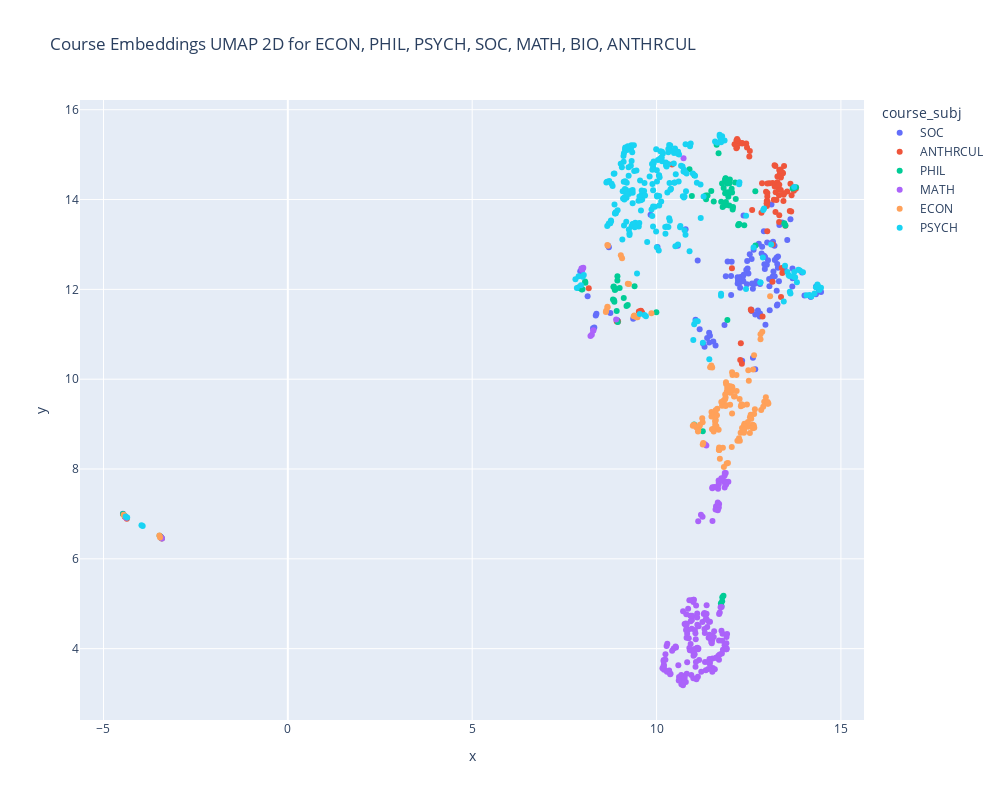

Here is the notebook cell this chart was saved with:
### Code cell
# Social sciences that could be interesting, relating to decision-making
umap_subset(['ECON', 'PHIL', 'PSYCH', 'SOC', 'MATH', 'BIO', 'ANTHRCUL'], 32)

### Figure 1 — Plotly figure (JSON) as saved in the notebook; plotly's stock layout.template omitted (floating-point values rounded to 4 significant figures; data arrays with more than 128 entries replaced by an {"elided": "..."} marker saying what was removed)
{"data": [{"customdata": [["SOC 100.0"], ["SOC 102.0"], ["SOC 105.0"], ["SOC 122.0"], ["SOC 208.0"], ["SOC 210.0"], ["SOC 218.0"], ["SOC 221.0"], ["SOC 223.0"], ["SOC 225.0"], ["SOC 240.0"], ["SOC 261.0"], ["SOC 295.0"], ["SOC 300.0"], ["SOC 302.0"], ["SOC 303.0"], ["SOC 305.0"], ["SOC 310.0"], ["SOC 315.0"], ["SOC 320.0"], ["SOC 321.0"], ["SOC 324.0"], ["SOC 325.0"], ["SOC 326.0"], ["SOC 345.0"], ["SOC 354.0"], ["SOC 392.0"], ["SOC 394.0"], ["SOC 396.0"], ["SOC 397.0"], ["SOC 408.0"], ["SOC 422.0"], ["SOC 447.0"], ["SOC 451.0"], ["SOC 460.0"], ["SOC 465.0"], ["SOC 475.0"], ["SOC 495.0"], ["SOC 498.0"], ["SOC 500.0"], ["SOC 505.0"], ["SOC 507.0"], ["SOC 510.0"], ["SOC 523.0"], ["SOC 527.0"], ["SOC 542.0"], ["SOC 547.0"], ["SOC 580.0"], ["SOC 595.0"], ["SOC 653.0"], ["SOC 682.0"], ["SOC 695.0"], ["SOC 696.0"], ["SOC 895.0"], ["SOC 899.0"], ["SOC 990.0"], ["SOC 993.0"], ["SOC 995.0"], ["SOC 100.0"], ["SOC 105.0"], ["SOC 122.0"], ["SOC 210.0"], ["SOC 216.0"], ["SOC 218.0"], ["SOC 221.0"], ["SOC 223.0"], ["SOC 225.0"], ["SOC 251.0"], ["SOC 260.0"], ["SOC 270.0"], ["SOC 295.0"], ["SOC 300.0"], ["SOC 302.0"], ["SOC 303.0"], ["SOC 305.0"], ["SOC 310.0"], ["SOC 320.0"], ["SOC 321.0"], ["SOC 323.0"], ["SOC 324.0"], ["SOC 325.0"], ["SOC 326.0"], ["SOC 330.0"], ["SOC 331.0"], ["SOC 344.0"], ["SOC 368.0"], ["SOC 379.0"], ["SOC 394.0"], ["SOC 395.0"], ["SOC 396.0"], ["SOC 398.0"], ["SOC 404.0"], ["SOC 408.0"], ["SOC 418.0"], ["SOC 426.0"], ["SOC 428.0"], ["SOC 445.0"], ["SOC 468.0"], ["SOC 471.0"], ["SOC 475.0"], ["SOC 476.0"], ["SOC 495.0"], ["SOC 497.0"], ["SOC 499.0"], ["SOC 503.0"], ["SOC 506.0"], ["SOC 509.0"], ["SOC 522.0"], ["SOC 575.0"], ["SOC 580.0"], ["SOC 595.0"], ["SOC 610.0"], ["SOC 612.0"], ["SOC 620.0"], ["SOC 624.0"], ["SOC 630.0"], ["SOC 634.0"], ["SOC 695.0"], ["SOC 696.0"], ["SOC 711.0"], ["SOC 717.0"], ["SOC 785.0"], ["SOC 786.0"], ["SOC 899.0"], ["SOC 988.0"], ["SOC 990.0"], ["SOC 993.0"], ["SOC 995.0"]], "hovertemplate": "<b>%{hovertext}</b><br><br>course_subj=SOC<br>x=%{x}<br>y=%{y}<br>course_code=%{customdata[0]}<extra></extra>", "hovertext": ["Introduction to Sociology", "Introduction to Sociology: Special Topics: Gender, Sexuality, and Religion", "First Year Seminar in Sociology: Understanding Social Problems through Memoirs", "Intergroup Dialogues", "Terrorism, Torture, and Violence", "Introduction to Statistics for Social Science", "Foundations of Intergroup Relations", "Unequal America: Understanding Social Inequality", "Sexual Citizenship", "Project Community: Sociology in Action", "America in Decline: From the Kennedys to the Kardashians", "Policing, Power, and Protest in the United States", "Topics in Sociology: Health Inequalities", "Sociological Principles and Problems", "Health and Society: An Introduction to Sociology", "Race and Ethnic Relations", "Introduction to Sociological Theory", "Sociological Research Methods", "Economic Sociology: Money, Markets, and Power", "Processes of Intergroup Dialogues Facilitation", "Practicum in Facilitating Intergroup Dialogues", "Advanced Practicum in Intergroup Relations", "Project Community Advanced Practicum", "Theories and Practices for Community Action and Social Change", "Sociology of Sexualities", "Law and Society", "Russia and the Soviet Union: Reform, Revolution, and the Socialist Experiment: Russia and the Soviet Union: Reform, Revolution, and the Socialist Experiment", "Undergraduate Research", "Undergraduate Internship", "Sociology Opportunities for Undergraduate Leaders I", "Restorative Justice, Decarceration, Abolition: From Theory to Practice", "Sociology of Latin America", "Sociology of Gender", "Women, Inequality, and Work", "Social Change: Economic Globalization", "Sociology of Deviance: From Sin to Sickness: From Sin to Sickness", "Health, Medicine, and Society", "Topics in Sociology: Race and Sexuality", "Honors: Data Collection and Analysis", "Orientation Seminar", "Theories and Practices of Sociology", "Logics and Strategies of Sociological Research Inquiry", "Statistics", "Practicum in Qualitative Research Methods II", "Social Scientific Studies of Historical and Contemporary China", "Quantitative Methods I: Longitudinal Analysis", "Gender and Sexuality", "Topics in Disability Studies", "Topics in Sociology: Interdisciplinary Committee on Organizational Studies", "Sociology of Law", "Advanced Social Psychology", "Directed Research", "Directed Reading", "Special Seminars: Interdisciplinary Committee on Organizational Studies", "Responsible Conduct of Research", "Dissertation/Precandidate", "Graduate Student Instructor Training Program", "Dissertation/Candidate", "Introduction to Sociology", "First Year Seminar in Sociology: Families in the US", "Intergroup Dialogues", "Introduction to Statistics for Social Science", "Thinking Class: Inequality in Media, Bodies, Environment, and More", "Foundations of Intergroup Relations", "Unequal America: Understanding Social Inequality", "Sexual Citizenship", "Project Community: Sociology in Action", "Computational Social Sciences", "Tipping Points, Bandwagons and Cascades: From Individual Behavior to Social Dynamics", "Gender and the Law", "Topics in Sociology: Race in Science and Medicine", "Sociological Principles and Problems", "Health and Society: An Introduction to Sociology", "Race and Ethnic Relations", "Introduction to Sociological Theory", "Sociological Research Methods", "Processes of Intergroup Dialogues Facilitation", "Practicum in Facilitating Intergroup Dialogues", "African American Social Thought", "Advanced Practicum in Intergroup Relations", "Project Community Advanced Practicum", "Theories and Practices for Community Action and Social Change", "Population Problems", "The Politics of Data", "Sociology of Families", "Criminology", "Sports, Politics, and Society", "Undergraduate Research", "Independent Study", "Undergraduate Internship", "Sociology Opportunities for Undergraduate Leaders II", "Latinas/os in the U. S.: Social Problems and Social Issues", "Restorative Justice, Decarceration, Abolition: From Theory to Practice", "Organizational Culture", "Gender and Family in East Asia", "Contemporary China", "Diagnosis, Sex, and Society", "Crime and Justice: Inside-Out Prison Exchange Course", "IGR Senior Capstone: Social Justice in the Real World", "Health, Medicine, and Society", "Sociology of Bioethics", "Topics in Sociology: Culture and Cognition", "Honors: Proposal Writing", "Honors: Thesis Writing", "The Sociology of Race, Ethnicity, and Immigration", "Theory and Practice", "DuBoisian, Postcolonial and Decolonial Theories", "Practicum in Qualitative Research Methods", "Sociology of Health and Health Care", "Topics in Disability Studies", "Topics in Sociology: Genocides in Theory and Practice", "Statistical Methods", "Applied Sampling: Methods of Survey Sampling", "Professional Writing for Sociologists", "Spatial Data Analysis for Social Science", "Research Methods in Population and Human Ecology", "The Urban Ethnographic Tradition: Theory, Method, Standpoint", "Directed Research", "Directed Reading", "Questionnaire Design and Evaluation", "Methods and Theory of Sample Design", "Group Processes", "Research Design in Social Psychology", "Responsible Conduct of Research", "Advanced Seminars in Social Psychology: Advanced Statistical Methods", "Dissertation/Precandidate", "Graduate Student Instructor Training Program", "Dissertation/Candidate"], "legendgroup": "SOC", "marker": {"color": "#636efa", "symbol": "circle"}, "mode": "markers", "name": "SOC", "orientation": "v", "showlegend": true, "textposition": "top center", "type": "scatter", "x": [12.35, 13.11, 13.32, 14.46, 13.33, 11.43, 13.74, 13.26, 12.92, 12.65, 12.61, 13.29, 12.99, 12.31, 12.46, 13.69, 12.49, 12.2, 12.32, 14.33, 14.18, 14.38, 12.59, 12.8, 13.0, 13.14, 13.12, 8.35, 8.277, 12.45, 13.14, 13.63, 12.86, 12.95, 12.68, 13.2, 12.94, 13.16, 12.2, 8.747, 12.43, 12.02, 11.43, 11.93, 12.57, 9.837, 12.77, 13.25, 9.366, 12.94, 10.79, 7.98, 7.987, 12.02, 8.706, -4.472, 8.947, -3.448, 12.28, 12.8, 14.4, 11.37, 13.26, 13.69, 13.28, 12.91, 12.69, 11.84, 13.07, 13.02, 13.27, 12.33, 12.53, 13.29, 12.26, 12.21, 14.33, 14.18, 13.68, 14.32, 12.71, 12.77, 12.8, 11.54, 12.75, 13.2, 12.58, 8.369, 8.13, 8.312, 12.61, 13.54, 13.05, 11.12, 12.68, 12.58, 12.91, 13.06, 14.01, 12.85, 12.36, 12.36, 12.21, 12.27, 13.47, 12.22, 12.47, 12.04, 12.63, 13.21, 13.41, 11.45, 11.26, 11.88, 11.6, 11.3, 13.17, 7.93, 7.984, 11.06, 11.17, 13.94, 10.57, 8.688, 10.03, -4.421, 8.936, -3.439], "xaxis": "x", "y": [12.18, 13.03, 12.18, 11.94, 13.43, 11.03, 12.26, 11.64, 12.56, 12.12, 10.48, 12.48, 12.55, 12.26, 12.63, 12.46, 12.36, 12.27, 10.41, 12.06, 11.83, 12.04, 12.13, 12.12, 13.04, 12.28, 13.89, 11.42, 11.14, 12.12, 12.18, 13.56, 12.95, 11.21, 10.22, 12.97, 12.72, 13.06, 12.13, 11.47, 12.43, 12.3, 10.81, 12.62, 11.55, 13.66, 13.02, 12.7, 11.34, 12.45, 13.34, 12.46, 12.44, 11.87, 12.94, 7.002, 11.3, 6.491, 12.27, 11.46, 11.96, 10.92, 11.97, 12.25, 11.66, 12.75, 12.15, 11.2, 11.53, 12.65, 12.56, 12.27, 12.78, 12.73, 12.16, 12.19, 12.06, 11.83, 12.06, 11.89, 12.18, 12.15, 11.4, 10.84, 11.53, 12.29, 12.68, 11.46, 11.85, 11.15, 12.01, 13.1, 12.23, 12.64, 11.44, 11.52, 13.29, 12.07, 11.86, 12.8, 13.65, 12.33, 12.23, 12.04, 12.46, 12.23, 12.46, 12.62, 12.88, 12.65, 13.49, 10.97, 10.8, 12.29, 10.75, 10.72, 12.4, 12.4, 12.44, 11.32, 11.11, 12.38, 12.97, 12.97, 12.94, 6.951, 11.31, 6.482], "yaxis": "y"}, {"customdata": [["ANTHRCUL 101.0"], ["ANTHRCUL 158.0"], ["ANTHRCUL 222.0"], ["ANTHRCUL 237.0"], ["ANTHRCUL 249.0"], ["ANTHRCUL 298.0"], ["ANTHRCUL 299.0"], ["ANTHRCUL 319.0"], ["ANTHRCUL 325.0"], ["ANTHRCUL 327.0"], ["ANTHRCUL 330.0"], ["ANTHRCUL 335.0"], ["ANTHRCUL 346.0"], ["ANTHRCUL 348.0"], ["ANTHRCUL 352.0"], ["ANTHRCUL 357.0"], ["ANTHRCUL 359.0"], ["ANTHRCUL 374.0"], ["ANTHRCUL 437.0"], ["ANTHRCUL 446.0"], ["ANTHRCUL 450.0"], ["ANTHRCUL 458.0"], ["ANTHRCUL 464.0"], ["ANTHRCUL 471.0"], ["ANTHRCUL 497.0"], ["ANTHRCUL 499.0"], ["ANTHRCUL 501.0"], ["ANTHRCUL 526.0"], ["ANTHRCUL 558.0"], ["ANTHRCUL 576.0"], ["ANTHRCUL 652.0"], ["ANTHRCUL 658.0"], ["ANTHRCUL 748.0"], ["ANTHRCUL 750.0"], ["ANTHRCUL 759.0"], ["ANTHRCUL 770.0"], ["ANTHRCUL 777.0"], ["ANTHRCUL 797.0"], ["ANTHRCUL 830.0"], ["ANTHRCUL 957.0"], ["ANTHRCUL 958.0"], ["ANTHRCUL 959.0"], ["ANTHRCUL 990.0"], ["ANTHRCUL 993.0"], ["ANTHRCUL 995.0"], ["ANTHRCUL 101.0"], ["ANTHRCUL 226.0"], ["ANTHRCUL 244.0"], ["ANTHRCUL 256.0"], ["ANTHRCUL 272.0"], ["ANTHRCUL 298.0"], ["ANTHRCUL 342.0"], ["ANTHRCUL 350.0"], ["ANTHRCUL 353.0"], ["ANTHRCUL 356.0"], ["ANTHRCUL 357.0"], ["ANTHRCUL 370.0"], ["ANTHRCUL 406.0"], ["ANTHRCUL 409.0"], ["ANTHRCUL 435.0"], ["ANTHRCUL 445.0"], ["ANTHRCUL 449.0"], ["ANTHRCUL 454.0"], ["ANTHRCUL 458.0"], ["ANTHRCUL 498.0"], ["ANTHRCUL 499.0"], ["ANTHRCUL 502.0"], ["ANTHRCUL 527.0"], ["ANTHRCUL 541.0"], ["ANTHRCUL 542.0"], ["ANTHRCUL 547.0"], ["ANTHRCUL 548.0"], ["ANTHRCUL 558.0"], ["ANTHRCUL 572.0"], ["ANTHRCUL 577.0"], ["ANTHRCUL 629.0"], ["ANTHRCUL 647.0"], ["ANTHRCUL 648.0"], ["ANTHRCUL 654.0"], ["ANTHRCUL 658.0"], ["ANTHRCUL 759.0"], ["ANTHRCUL 777.0"], ["ANTHRCUL 797.0"], ["ANTHRCUL 830.0"], ["ANTHRCUL 957.0"], ["ANTHRCUL 958.0"], ["ANTHRCUL 959.0"], ["ANTHRCUL 990.0"], ["ANTHRCUL 993.0"], ["ANTHRCUL 995.0"]], "hovertemplate": "<b>%{hovertext}</b><br><br>course_subj=ANTHRCUL<br>x=%{x}<br>y=%{y}<br>course_code=%{customdata[0]}<extra></extra>", "hovertext": ["Introduction to Anthropology", "First Year Seminar in Anthropology: Native Andeans today", "The Comparative Study of Cultures", "Digital Futures: Media Technologies and Social Transformation Around the World", "Sound, Music, and Noise", "Topics in Sociocultural Anthropology: Oceans: Life and Culture", "Topics in Linguistic Anthropology: Language and Popular Culture", "Latin American Society and Culture: Issues in Race & Ethnicity", "Childbirth & Culture", "Critical Theory in Medicine and Healing", "Culture, Thought, and Meaning", "Medical Anthropologies of Kinship, Relatedness, and the Human", "Latin America: The Colonial Period: Issues in Race & Ethnicity", "Anthropology of Islam", "Anthropology of the Body", "Seminar in Sociocultural Anthropology: Confronting Inequality", "Ethnographic Methods", "Language and Culture", "Afterlives of Conviction", "Sex and the City: Urban Geography and Sexual Locations", "Anthropologies of Insurgency: Bandits, Rebels and Freedom Fighters", "Topics in Sociocultural and Linguistic Anthropology: Suspicion, Surveillance, and Paranoia: Anthropological Perspectives", "Language, Culture, and Society in South Asia", "Face-to-Face Interaction", "Honors in Sociocultural and Linguistic Anthropology", "Undergraduate Reading and Research in Anthropology", "Social Scientific Studies of Historical and Contemporary China", "Socio-Cultural Theory I", "Current Issues in Sociocultural Anthropology: Ethnography Beyond the Human", "Introduction to Linguistic Anthropology", "Ethnographic Writing", "Special Topics in Sociocultural Anthropology: Fairness & (In)Equality", "Seminar in Anthropology and History II", "Current Developments in Anthropological Theory: Rappaport Lecture Series: Bananapocalypse! Un/making Plantation Capitalism", "Sociocultural Workshop", "First Year Graduate Proseminar in Anthropology", "Linguistic Anthropology Laboratory", "Sociocultural Laboratory", "Anthropology and History Workshop/Reading Group", "Research Practicum in Anthropology", "Anthropological Research", "Survey of Literature on Selected Topics", "Dissertation/Precandidate", "Graduate Student Instructor Training Program", "Dissertation/Candidate", "Introduction to Anthropology", "Introduction to Historical Anthropology", "Introduction to Medical Anthropology: Systems of Health and Healing", "Culture, Adaptation, and Environment", "Language in Society: Words Matter", "Topics in Sociocultural Anthropology: Anthropology of Mental Health: Ethics, Politics, and Social Determinants", "Nature/Culture Now!", "Corporations and Democracy", "Urban Ethnography and the Black Experience", "Topics in Sociocultural Anthropology: Gender and Immigration: Identity, Race, and Place", "Seminar in Sociocultural Anthropology: Languages and Latinidades", "Language and Discrimination: Language as Social Statement", "Urban Asia in the Twenty-First Century", "Peoples and Cultures of the Near East and North Africa", "Anthropology of Resentment", "Cultural Anthropology Mini-Course: Fighting for Human Rights", "Energy Matters: Environment, Culture, Power, and the Oil State", "What is Marriage?: Histories and Structures of Marital Institutions", "Topics in Sociocultural and Linguistic Anthropology: Ethnographic Film-making", "Honors in Sociocultural and Linguistic Anthropology", "Undergraduate Reading and Research in Anthropology", "Humanistic Studies of Historical and Contemporary China", "Socio-Cultural Theory II", "Environmental Anthropology", "Viscerality, Matter, and the Senses", "Energy Matters: Environment, Culture, Power, Oil and the State", "Theory and Practice in Medical Anthropology", "Current Issues in Sociocultural Anthropology: Corporations, States, Markets", "Introduction to Sociolinguistics", "Language as Social Action", "Qualitative Research Methods and Grantwriting", "Sexological Theory", "Seminar in Anthropology and History I", "Performance and Performativity", "Special Topics in Sociocultural Anthropology: Knowledge/Power/Practice in Science, Technology, and Medicine", "Sociocultural Workshop", "Linguistic Anthropology Laboratory", "Sociocultural Laboratory", "Anthropology and History Workshop/Reading Group", "Research Practicum in Anthropology", "Anthropological Research", "Survey of Literature on Selected Topics", "Dissertation/Precandidate", "Graduate Student Instructor Training Program", "Dissertation/Candidate"], "legendgroup": "ANTHRCUL", "marker": {"color": "#EF553B", "symbol": "circle"}, "mode": "markers", "name": "ANTHRCUL", "orientation": "v", "showlegend": true, "textposition": "top center", "type": "scatter", "x": [13.32, 13.54, 13.32, 13.0, 12.52, 13.28, 12.18, 13.65, 12.99, 12.99, 13.2, 13.01, 13.61, 13.23, 12.97, 13.38, 13.15, 12.16, 13.14, 13.15, 13.33, 13.25, 12.26, 12.12, 13.37, 8.161, 12.57, 13.28, 13.23, 12.32, 13.01, 13.44, 13.36, 13.78, 12.04, 13.37, 12.43, 13.22, 13.36, 13.33, 9.52, 9.573, -4.366, 8.92, -3.415, 13.45, 13.46, 12.99, 13.74, 12.17, 12.84, 13.18, 12.31, 13.41, 13.49, 12.53, 12.32, 12.29, 13.32, 13.39, 13.34, 13.66, 12.87, 13.06, 13.43, 13.36, 12.56, 13.37, 13.63, 13.0, 13.72, 12.99, 12.27, 12.21, 12.18, 13.42, 13.0, 13.33, 12.86, 12.59, 10.42, 12.45, 13.2, 13.46, 13.34, 9.609, 9.575, -4.419, 8.956, -3.454], "xaxis": "x", "y": [14.23, 14.18, 14.09, 14.07, 14.96, 14.51, 15.16, 13.73, 13.97, 13.86, 14.29, 13.95, 13.75, 13.72, 14.18, 11.83, 14.37, 15.14, 12.17, 13.0, 13.65, 13.99, 15.25, 15.23, 14.59, 12.02, 11.53, 14.39, 14.16, 15.26, 14.14, 13.97, 14.53, 14.24, 12.47, 14.49, 15.25, 14.74, 14.63, 14.66, 11.51, 11.52, 6.894, 11.29, 6.455, 14.11, 14.14, 13.91, 14.26, 15.31, 13.7, 14.0, 10.35, 12.36, 13.42, 15.08, 15.25, 10.8, 13.5, 12.48, 14.55, 14.1, 11.39, 14.36, 14.59, 14.67, 11.55, 14.21, 14.35, 14.36, 14.19, 13.91, 10.43, 15.31, 15.35, 14.6, 13.29, 14.33, 14.36, 13.77, 14.78, 15.16, 14.77, 14.75, 14.63, 11.48, 11.52, 6.937, 11.28, 6.489], "yaxis": "y"}, {"customdata": [["PHIL 101.0"], ["PHIL 110.0"], ["PHIL 183.0"], ["PHIL 196.0"], ["PHIL 215.0"], ["PHIL 230.0"], ["PHIL 250.0"], ["PHIL 288.0"], ["PHIL 298.0"], ["PHIL 303.0"], ["PHIL 310.0"], ["PHIL 340.0"], ["PHIL 343.0"], ["PHIL 345.0"], ["PHIL 355.0"], ["PHIL 356.0"], ["PHIL 361.0"], ["PHIL 375.0"], ["PHIL 383.0"], ["PHIL 391.0"], ["PHIL 393.0"], ["PHIL 399.0"], ["PHIL 401.0"], ["PHIL 417.0"], ["PHIL 425.0"], ["PHIL 442.0"], ["PHIL 458.0"], ["PHIL 463.0"], ["PHIL 481.0"], ["PHIL 498.0"], ["PHIL 499.0"], ["PHIL 529.0"], ["PHIL 560.0"], ["PHIL 576.0"], ["PHIL 578.0"], ["PHIL 590.0"], ["PHIL 596.0"], ["PHIL 597.0"], ["PHIL 598.0"], ["PHIL 599.0"], ["PHIL 600.0"], ["PHIL 601.0"], ["PHIL 697.0"], ["PHIL 990.0"], ["PHIL 993.0"], ["PHIL 995.0"], ["PHIL 998.0"], ["PHIL 101.0"], ["PHIL 183.0"], ["PHIL 196.0"], ["PHIL 215.0"], ["PHIL 289.0"], ["PHIL 305.0"], ["PHIL 342.0"], ["PHIL 345.0"], ["PHIL 355.0"], ["PHIL 361.0"], ["PHIL 362.0"], ["PHIL 376.0"], ["PHIL 380.0"], ["PHIL 392.0"], ["PHIL 395.0"], ["PHIL 397.0"], ["PHIL 399.0"], ["PHIL 413.0"], ["PHIL 421.0"], ["PHIL 440.0"], ["PHIL 475.0"], ["PHIL 482.0"], ["PHIL 485.0"], ["PHIL 499.0"], ["PHIL 517.0"], ["PHIL 535.0"], ["PHIL 558.0"], ["PHIL 590.0"], ["PHIL 596.0"], ["PHIL 598.0"], ["PHIL 599.0"], ["PHIL 600.0"], ["PHIL 611.0"], ["PHIL 990.0"], ["PHIL 991.0"], ["PHIL 995.0"], ["PHIL 998.0"]], "hovertemplate": "<b>%{hovertext}</b><br><br>course_subj=PHIL<br>x=%{x}<br>y=%{y}<br>course_code=%{customdata[0]}<extra></extra>", "hovertext": ["Introduction to Philosophy", "Introduction to Ethics", "Critical Reasoning", "First Year Seminar: Life, the Universe, and Everything", "Practicing Ethics", "Introduction to Buddhism", "Changing the World", "Ancient Greek and Roman Philosophy", "Topics in Philosophy: Intro to Feminist Philosophy", "Introduction to Symbolic Logic", "Topics in Literature and Philosophy: Rights and Races", "Minds and Machines", "Introduction to Rational Choice Theory", "Language and Mind", "Contemporary Moral Problems", "Issues in Bioethics", "Ethics", "Nietzsche's Philosophical Thought", "Knowledge and Reality", "Plato", "Post-Aristotelian Philosophy", "Independent Study", "Undergraduate Honors Seminar", "Logic, Computation, and Learning", "Philosophy of Biology", "Topics in Political Philosophy", "Philosophy of Kant", "Topics in the History of Philosophy: Nineteenth-Century German and European Intellectual History", "Metaphysics", "Senior Honors in Philosophy", "Senior Honors in Philosophy", "Indigenous Sustainability and Environmental Justice", "Topics in Philosophy of Science", "Topics in Social-Political Philosophy", "Topics in Philosophy of Law", "Graduate Intensive Study", "Reading Course", "Proseminar", "Independent Literature Survey", "Doss Reading Course", "Advanced Studies", "Seminar in Epistemology", "Candidacy Seminar", "Dissertation/Precandidate", "Graduate Student Instructor Training Program", "Dissertation/Candidate", "Curricular Practical Project", "Introduction to Philosophy", "Critical Reasoning", "First Year Seminar: \"Prove Me Wrong\"", "Practicing Ethics", "Descartes to Kant", "Introduction to Formal Philosophical Methods", "Introduction to Theory of Choice in Groups", "Language and Mind", "Contemporary Moral Problems", "Ethics", "Data and the Just Society", "Environmental Ethics-Living Well with Nature", "Philosophical Perspectives", "Aristotle", "Arabic Philosophy", "Topics in Philosophy: Comparing Buddhist & European Philosophy", "Independent Study", "Formal Philosophical Methods", "Philosophy of Emerging Technology", "Philosophy of Film", "Topics in 20th Century Philosophy", "Philosophy of Mind", "Philosophy of Action", "Senior Honors in Philosophy", "Topics in the History of Philosophy: Stoicism", "Topics in Metaphysics: Contemporary Metaphysics", "Topics in Philosophy of Mathematics: Mathematical Understanding & Mathematical Practice", "Graduate Intensive Study", "Reading Course", "Independent Literature Survey", "Doss Reading Course", "Advanced Studies", "Seminar in Current Philosophy: Trust (& distrust & related notions)", "Dissertation/Precandidate", "Responsible Conduct of Research and Scholarship", "Dissertation/Candidate", "Curricular Practical Project"], "legendgroup": "PHIL", "marker": {"color": "#00cc96", "symbol": "circle"}, "mode": "markers", "name": "PHIL", "orientation": "v", "showlegend": true, "textposition": "top center", "type": "scatter", "x": [11.86, 11.88, 10.96, 11.78, 11.33, 12.13, 13.78, 11.95, 12.38, 11.78, 13.47, 11.02, 11.25, 11.63, 13.49, 12.07, 11.97, 11.97, 11.85, 12.06, 12.05, 7.972, 11.93, 11.81, 12.15, 12.23, 11.91, 12.0, 11.87, 8.999, 8.937, 13.73, 11.98, 12.21, 9.11, 9.218, 7.893, 8.919, 8.83, 8.869, 8.061, 11.99, 8.855, -4.429, 8.947, -3.477, 8.818, 11.55, 9.994, 11.34, 11.38, 11.82, 11.74, 11.02, 11.68, 12.68, 11.86, 11.92, 13.69, 12.25, 11.79, 12.04, 11.94, 7.99, 11.78, 11.48, 12.68, 11.92, 10.89, 11.75, 8.939, 12.0, 11.88, 11.76, 9.185, 7.874, 8.84, 8.893, 8.068, 11.84, -4.472, 9.403, -3.42, 8.847], "xaxis": "x", "y": [14.14, 13.94, 14.08, 14.36, 14.09, 14.38, 14.27, 14.06, 13.43, 5.055, 13.47, 14.54, 8.843, 15.22, 13.42, 13.83, 13.87, 14.15, 14.44, 13.78, 14.15, 12.0, 14.13, 5.178, 14.01, 13.46, 14.16, 14.17, 14.47, 12.03, 12.2, 14.26, 14.36, 13.43, 11.81, 11.65, 12.05, 11.52, 12.05, 11.99, 12.18, 14.44, 11.72, 6.958, 11.28, 6.512, 11.78, 13.96, 11.49, 14.01, 14.09, 14.25, 5.01, 8.99, 15.03, 12.98, 13.87, 11.32, 14.25, 13.45, 13.83, 14.24, 14.4, 12.0, 5.147, 14.19, 14.18, 14.36, 14.68, 13.95, 12.29, 14.16, 14.47, 4.949, 11.63, 12.03, 12.06, 12.01, 12.15, 13.92, 6.998, 12.07, 6.456, 11.76], "yaxis": "y"}, {"customdata": {"elided": "193x1 str values"}, "hovertemplate": "<b>%{hovertext}</b><br><br>course_subj=MATH<br>x=%{x}<br>y=%{y}<br>course_code=%{customdata[0]}<extra></extra>", "hovertext": {"elided": "193 str values"}, "legendgroup": "MATH", "marker": {"color": "#ab63fa", "symbol": "circle"}, "mode": "markers", "name": "MATH", "orientation": "v", "showlegend": true, "textposition": "top center", "type": "scatter", "x": {"elided": "193 float values"}, "xaxis": "x", "y": {"elided": "193 float values"}, "yaxis": "y"}, {"customdata": {"elided": "133x1 str values"}, "hovertemplate": "<b>%{hovertext}</b><br><br>course_subj=ECON<br>x=%{x}<br>y=%{y}<br>course_code=%{customdata[0]}<extra></extra>", "hovertext": {"elided": "133 str values"}, "legendgroup": "ECON", "marker": {"color": "#FFA15A", "symbol": "circle"}, "mode": "markers", "name": "ECON", "orientation": "v", "showlegend": true, "textposition": "top center", "type": "scatter", "x": {"elided": "133 float values"}, "xaxis": "x", "y": {"elided": "133 float values"}, "yaxis": "y"}, {"customdata": {"elided": "241x1 str values"}, "hovertemplate": "<b>%{hovertext}</b><br><br>course_subj=PSYCH<br>x=%{x}<br>y=%{y}<br>course_code=%{customdata[0]}<extra></extra>", "hovertext": {"elided": "241 str values"}, "legendgroup": "PSYCH", "marker": {"color": "#19d3f3", "symbol": "circle"}, "mode": "markers", "name": "PSYCH", "orientation": "v", "showlegend": true, "textposition": "top center", "type": "scatter", "x": {"elided": "241 float values"}, "xaxis": "x", "y": {"elided": "241 float values"}, "yaxis": "y"}], "layout": {"height": 800, "legend": {"title": {"text": "course_subj"}, "tracegroupgap": 0}, "title": {"text": "Course Embeddings UMAP 2D for ECON, PHIL, PSYCH, SOC, MATH, BIO, ANTHRCUL"}, "width": 1000, "xaxis": {"anchor": "y", "domain": [0, 1], "title": {"text": "x"}}, "yaxis": {"anchor": "x", "domain": [0, 1], "title": {"text": "y"}}}}
